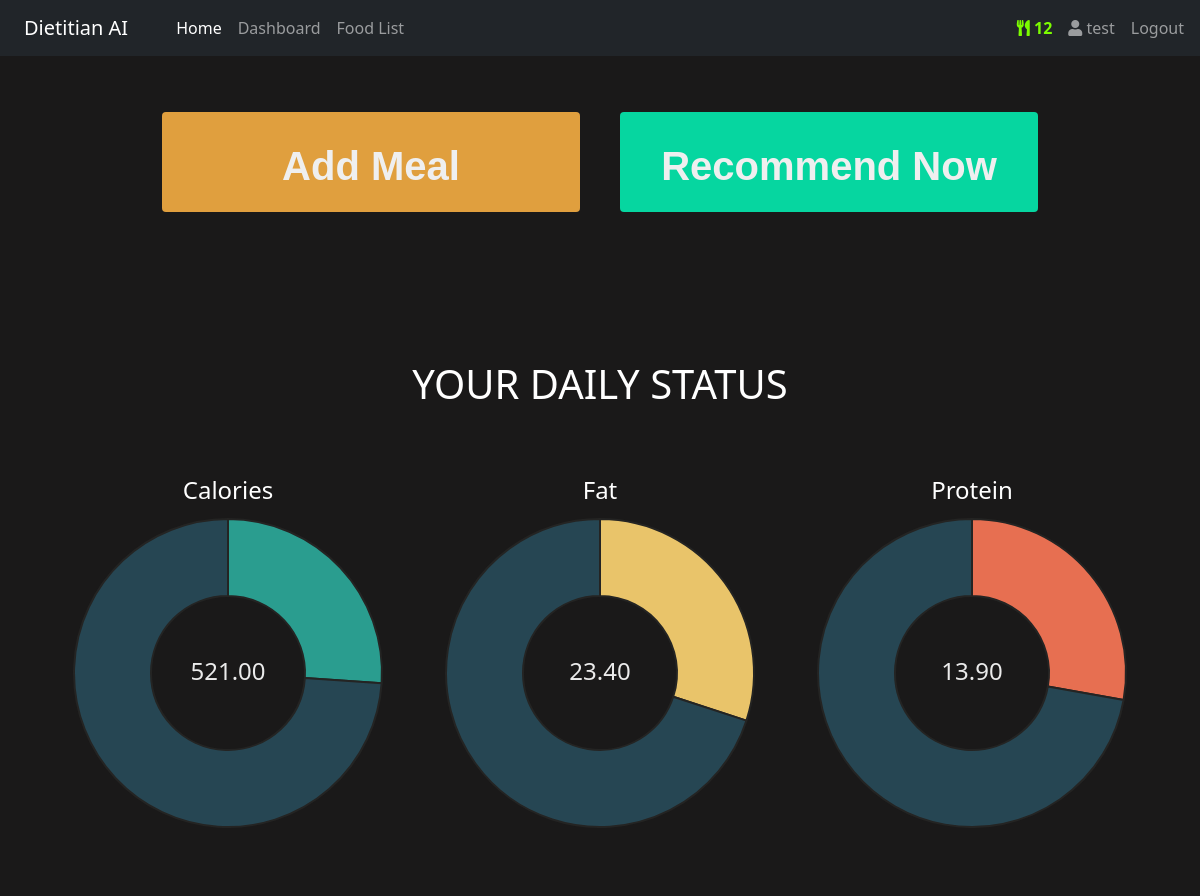
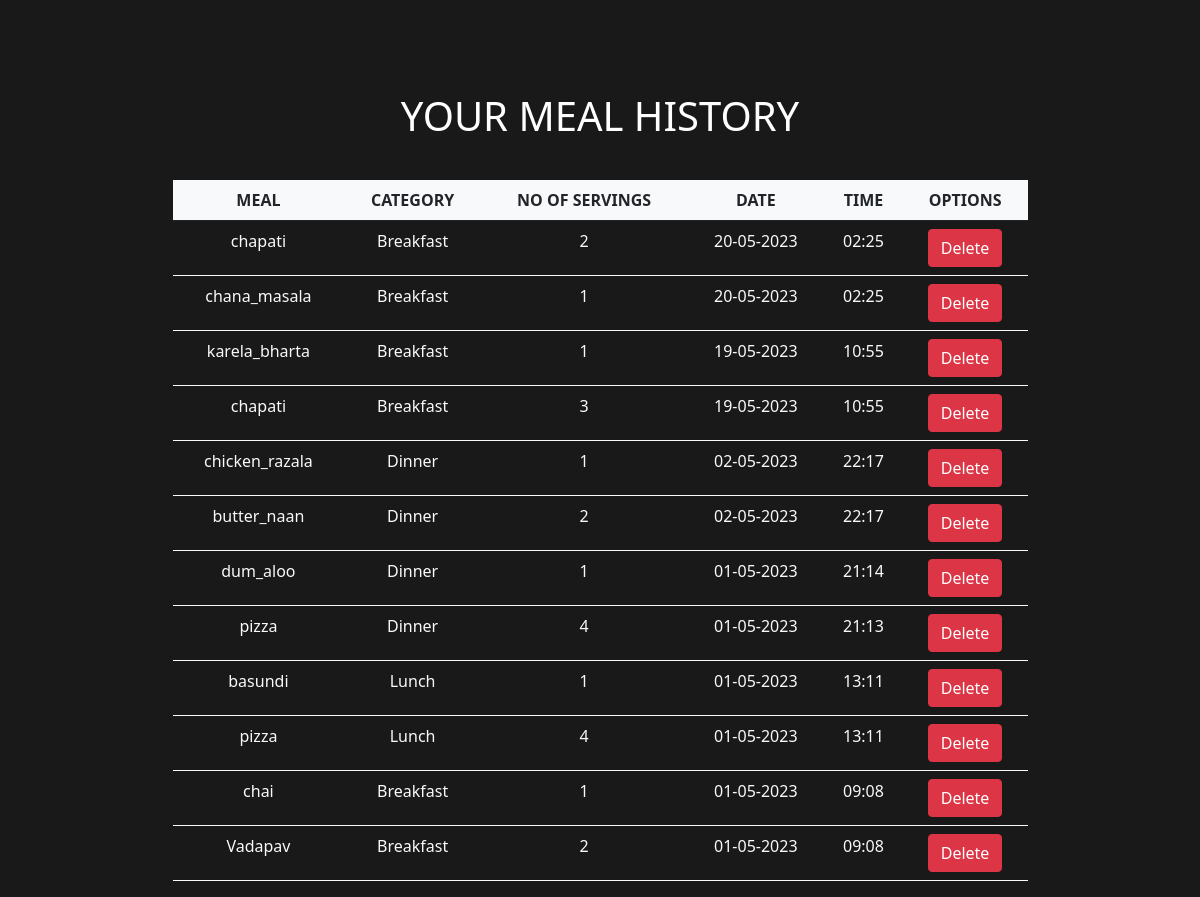
The app's page /market (signed in) with its own data (2 pictures, top to bottom).
### market/models.py (models this page shows, shortened)
class User(db.Model, UserMixin):
    id=db.Column(db.Integer(), primary_key=True)
    username = db.Column(db.String(length=30), nullable=False, unique=True)
    email_address= db.Column(db.String(length=50), nullable=False, unique=True)
    password_hash = db.Column(db.String(length=60), nullable=False)
    age = db.Column(db.Integer(), nullable=False)
    height = db.Column(db.Integer(), nullable=False)
    weight = db.Column(db.Integer(), nullable=False)
    activity = db.Column(db.String(), nullable=False)
    gender = db.Column(db.String(), nullable=False)
    budget = db.Column(db.Integer(), nullable=False, default=0)
    items = db.relationship('Item', backref='owned_user', lazy=True)
    imgs = db.relationship('Upload', backref='owned_user', lazy=True)
    @property
    def password(self):
        return self.password

class Item(db.Model):
    id=db.Column(db.Integer(), primary_key=True)
    name= db.Column(db.String(length=30), nullable=False)
    datetime_posted= db.Column(db.DateTime, nullable=False, default=datetime.now())
    mealType= db.Column(db.String,nullable=False)
    servings = db.Column(db.Integer(),nullable=False)
    owner= db.Column(db.Integer(), db.ForeignKey('user.id'))

### market/routes.py (the view)
@app.route("/market")
@login_required
def food_page():
    count = Item.query.filter_by(owner=current_user.id).count()
    items = Item.query.filter_by(owner=current_user.id).order_by(desc(Item.datetime_posted)).all()
    nutrientChart = Stats.query.filter_by(owner=current_user.id).first()
    if nutrientChart is None:
        chartCon = [0,0,0]
    else:
        chartCon = [nutrientChart.Calories,nutrientChart.Total_Fat, nutrientChart.Protein]  #list
    NutrientChartReq = golbal_Nutrient_values()
    chartReq = [NutrientChartReq['Calories'],NutrientChartReq['Total_Fat'],NutrientChartReq['Protein']]
    stats_daily=Stats.query.filter(Stats.owner==current_user.id,Stats.name=='daily_values')
    foods_today_obj = Item.query.filter(func.date(Item.datetime_posted)==date.today(), Item.owner==current_user.id).all()
    daily_values_list=update_stats(stats_daily,foods_today_obj,'daily_values')
    stats_weekly=Stats.query.filter(Stats.owner==current_user.id,Stats.name=='weekly_values')
    current_week_number = datetime.now().isocalendar()[1]
    records = Item.query.filter(db.extract('week', Item.datetime_posted) == current_week_number,Item.owner==current_user.id).all()
    weekly_values_list=update_stats(stats_weekly,records,'weekly_values')
    stats_monthly=Stats.query.filter(Stats.owner==current_user.id,Stats.name=='monthly_values')
    current_month_number = datetime.now().month
    records = Item.query.filter(db.extract('month', Item.datetime_posted) == current_month_number,Item.owner==current_user.id).all()
    monthly_values_list=update_stats(stats_monthly,records,'monthly_values')
    serving_ext={}
    return render_template('market.html', items=items, chartCons=chartCon, chartReqs=chartReq, count=count, serving_ext=serving_ext,
                           daily_values_list=daily_values_list,weekly_values_list=weekly_values_list,monthly_values_list=monthly_values_list)

### market/globalUtility.py (called while the page is built)
def golbal_Nutrient_values():
    global_daily_values = {
        "Calories":2000,
        "Total_Fat":78,
        "Cholesterol":0.3,
        "Sodium":2.3,
        "Potassium":4.7,
        "Total_Carbohydrates":275,
        "Protein":50,
        "Calcium":1.4,
        "Iron":0.018
    }
    return global_daily_values

def update_stats(stats,foods_today_obj,stats_type):
        if stats.first() is None:
            stat_default = Stats(name=stats_type,Calories=0, Total_Fat=0, Cholesterol=0, Sodium=0, Potassium=0,
                                Total_Carbohydrates=0, Protein=0, Calcium=0, Iron=0, owner=current_user.id)
            db.session.add(stat_default)
            db.session.commit()
        values_list = recomend.update_stats(foods_today_obj)
        stats.first().update_daily_value(values_list)
        return values_list

### market/models.py (called while the page is built)
@login_manager.user_loader
def load_user(user_id):
    return User.query.get(int(user_id))

    def update_daily_value(self,daily_values_list):
        self.Calories=daily_values_list[0]
        self.Total_Fat=daily_values_list[1]
        self.Cholesterol=daily_values_list[2]
        self.Sodium=daily_values_list[3]
        self.Potassium=daily_values_list[4]
        self.Total_Carbohydrates=daily_values_list[5]
        self.Protein=daily_values_list[6]
        self.Calcium=daily_values_list[7]
        self.Iron=daily_values_list[8]
        db.session.commit()

### market/recomend.py (called while the page is built)
def update_stats(foods_today_obj):
    dv=[0,0,0,0,0,0,0,0,0]
    for food in foods_today_obj:
        for i,values in enumerate(df_status[food.name]):
            dv[i]+=values * food.servings
    return dv

### market/templates/market.html (shortened to what this page needs)
{% extends 'base.html' %} {% block title %} Dashboard {% endblock %}
{% block content %}
<div class="container-fluid pt-2 w-75">
  <div class="row mt-5" style="height:200px;">
    <div class="col-md-6 text-center">
      <a href="{{url_for('addmeal_page')}}" class="main-buttons text-decoration-none">
        <div class="section section-one pt-4 rounded me-2 fs-1 fw-bolder">Add Meal</div>
      </a>
    </div>
    <div class="col-md-6 text-center">
      <a href="{{url_for('result_page')}}" class="main-buttons text-decoration-none">
        <div class="section section-two pt-4 rounded ms-2 fs-1 fw-bolder">Recommend Now</div>
      </a>
    </div>
  </div>
</div>
<div class="doughnut py-5">
  <div class="container text-center">
    <div class="row">
        <div class="col-md-12 mb-2 mx-auto">
          <h1 class="h1-chart">YOUR DAILY STATUS</h1>
        </div>
    </div>
  </div>
  <div class="container d-flex dchart-body py-5">
    <div class="Chartbox col-md-4 text-center">
      <div class="ChartCenter">{{ '%0.2f'| format(chartCons[0]|float)}}</div>
      <span class="fs-4">Calories</span>
      <div class="dchart"><canvas id="caloriesChart"></canvas></div>
    </div>
    <div class="Chartbox col-md-4 text-center">
      <div class="ChartCenter">{{'%0.2f'| format(chartCons[1]|float)}}</div>
      <span class="fs-4">Fat</span>
      <div class="dchart"><canvas id="fatChart"></canvas></div>
    </div>
    <div class="Chartbox col-md-4 text-center">
      <div class="ChartCenter">{{'%0.2f'| format(chartCons[2]|float)}}</div>
      <span class="fs-4">Protein</span>
      <div class="dchart"><canvas id="proteinChart"></canvas></div>
    </div>
  </div>
</div>
<div class="container text-center pt-5 ">
  <div class="row">
      <div class="col-md-12 py-3 ">
        <h1>YOUR MEAL HISTORY</h1>
      </div>
  </div>
  <div class="row">
      <table class="table table-hover border-bottom border-light w-75 mt-3 mx-auto">
        <thead class="bg-light text-dark">
          <tr>
            <th scope="col">MEAL</th>
            <th scope="col">CATEGORY</th>
            <th scope="col">NO OF SERVINGS</th>
            <th scope="col">DATE</th>
            <th scope="col">TIME</th>
            <th scope="col">OPTIONS</th>
          </tr>
        </thead>
        <tbody>
          {% for item in items %}
          <tr>
            <td class="text-light">{{item.name}}</td>
            <td class="text-light">{{item.mealType}}</td>
            <td class="text-light">{{item.servings}}</td>
            <td class="text-light">{{item.datetime_posted.strftime("%d-%m-%Y")}}</td>
            <td class="text-light">{{item.datetime_posted.strftime("%H:%M")}}</td>
            <td>
              <form action="{{ url_for('delete_item', item_id=item.id) }}" method="post">
                <button type="submit" class="btn btn-danger">Delete</button>
              </form>
            </td>
          </tr>
          {% endfor %}
        </tbody>
      </table>
  </div>
</div>
<script type="text/javascript">
    // Show modal when page loads
    // for dounaught chart
    let Con = {{chartCons}};
    let Req = {{chartReqs}};
    let perCon = []
    let perReq = []
    console.log(Con,Req)
    var options = {
      responsive: true,
      maintainAspectRatio: false,
      cutoutPercentage: 50,
      title: {
        display: true,
        text: 'My Doughnut Chart'
      },
    };
    const data1 = {
      datasets: [{
        label: 'Amount',
        data: [Con[0],Req[0]-Con[0]],
        borderColor: 'rgb(36, 36, 35)',
        backgroundColor: [
          '#2a9d8f',
          '#264653'
        ],
        hoverOffset: 4
      }]
    };
    if (data1.datasets[0].data[0] > Req[0]) {
      // Set the second data value 0
      data1.datasets[0].data[1] = 0;
    }
    const data2 = {
      datasets: [{
        label: 'Amount',
        data: [Con[1],Req[1]-Con[1]],
        borderColor: 'rgb(36, 36, 35)',
        backgroundColor: [
          '#e9c46a',
          '#264653'
        ],
        hoverOffset: 4
      }]
    };
    if (data2.datasets[0].data[0] > Req[1]) {
      // Set the second data value 0
      data2.datasets[0].data[1] = 0;
    }
    const data3 = {
      datasets: [{
        label: 'Amount',
        data: [Con[2],Req[2]-Con[2]],
        borderColor: 'rgb(36, 36, 35)',
        backgroundColor: [
          '#e76f51',
          '#264653'
        ],
        hoverOffset: 4
      }]
    };
    if (data3.datasets[0].data[0] > Req[2]) {
      // Set the second data value 0
      data3.datasets[0].data[1] = 0;
    }
    var ctx1 = document.getElementById("caloriesChart").getContext("2d");
    var myChart1 = new Chart(ctx1, {
      type: 'doughnut',
      data: data1,
      options: options
    });
    var ctx2 = document.getElementById("fatChart").getContext("2d");
    var myChart2 = new Chart(ctx2, {
      type: 'doughnut',
      data: data2,
      options: options
    });
    var ctx3 = document.getElementById("proteinChart").getContext("2d");
    var myChart3 = new Chart(ctx3, {
      type: 'doughnut',
      data: data3,
      options: options
    });
</script>
{% endblock %}

### market/templates/base.html (shortened to what this page needs)
<!DOCTYPE html>
<html lang="en">
  <head>
    <link href="https://cdn.jsdelivr.net/npm/bootstrap@5.0.2/dist/css/bootstrap.min.css" rel="stylesheet"
>
    <link rel="stylesheet" href="https://cdnjs.cloudflare.com/ajax/libs/font-awesome/5.9.0/css/all.min.css"
 />
    <link rel="stylesheet"  href="{{ url_for('static', filename='style.css') }}">
  </head>
  <body>
    <div class="contents">
    <nav class="navbar sticky-top navbar-expand-lg navbar-dark bg-dark">
      <a class="navbar-brand ms-4" href="{{url_for('home_page')}}">Dietitian AI</a>
      <div class="collapse navbar-collapse" id="navbarNav">
        <ul class="navbar-nav me-auto mb-2 mb-lg-0 ps-4">
          <li class="nav-item">
            <a class="nav-link active" href="{{url_for('home_page')}}"
              >Home <span class="sr-only">(current)</span></a
            >
          </li>
          <li class="nav-item">
            <a class="nav-link" href="{{url_for('food_page')}}">Dashboard</a>
          </li>
          <li class="nav-item">
            <a class="nav-link" href="{{url_for('mealList_page')}}">Food List</a>
          </li>
        </ul>
        {% if current_user.is_authenticated %}
          <ul class="navbar-nav me-2 ps-4">
            <li class="nav-item">
              <a class="nav-link" style="color:lawngreen; font-weight: bold">
                <i class="fas fa-solid fa-utensils"></i>
                {{ count }}
              </a>
            </li>
            <li class="nav-item">
              <a class="nav-link" href="{{url_for('profile_page')}}"  ><i class="fas fa-solid fa-user"></i> {{ current_user.username}}</a>
            </li>
            <li class="nav-item">
              <a class="nav-link" href="{{url_for('logout_page')}}">Logout</a>
            </li>
          </ul>
        {% endif %}
      </div>
    </nav>
    {% block content %} {% endblock %}
  </div>
  </body>
</html>

### market/static/style.css (style rules this page uses)
body { background-color: #1a1919; color: white; }
a { text-decoration: none; }
.navbar { z-index: 1000; }
.dchart { height: 40vh; }
.Chartbox { position: relative; }
.ChartCenter { position: absolute; top: 56%; left: 50%; transform: translate(-50%, -50%); text-align: center; color: #ebebeb; z-index:-1; font-size: 1.5rem; }
ul { list-style-type: none; padding: 0; margin: 0; color: red; }
.section { font-size: 2.7rem; font-family: Arial, Helvetica, sans-serif; font-weight: bold; height:100px; color: #efefef; }
.section-one { background-color:#e09f3e; }
.section-two { background-color: #06d6a0; }

### records on screen
User: username "test"
Item: name "chapati", mealType "Breakfast", servings "2", datetime_posted "20-05-2023", datetime_posted "02:25"
Item: name "chana_masala", mealType "Breakfast", servings "1", datetime_posted "20-05-2023", datetime_posted "02:25"
Item: name "karela_bharta", mealType "Breakfast", servings "1", datetime_posted "19-05-2023", datetime_posted "10:55"
Item: name "chapati", mealType "Breakfast", servings "3", datetime_posted "19-05-2023", datetime_posted "10:55"
Item: name "chicken_razala", mealType "Dinner", servings "1", datetime_posted "02-05-2023", datetime_posted "22:17"
Item: name "butter_naan", mealType "Dinner", servings "2", datetime_posted "02-05-2023", datetime_posted "22:17"
Item: name "dum_aloo", mealType "Dinner", servings "1", datetime_posted "01-05-2023", datetime_posted "21:14"
Item: name "pizza", mealType "Dinner", servings "4", datetime_posted "01-05-2023", datetime_posted "21:13"
Item: name "basundi", mealType "Lunch", servings "1", datetime_posted "01-05-2023", datetime_posted "13:11"
Item: name "pizza", mealType "Lunch", servings "4", datetime_posted "01-05-2023", datetime_posted "13:11"
Item: name "chai", mealType "Breakfast", servings "1", datetime_posted "01-05-2023", datetime_posted "09:08"
Item: name "Vadapav", mealType "Breakfast", servings "2", datetime_posted "01-05-2023", datetime_posted "09:08"

### other values on screen
{{ count }} "12"
chart data {{ chartCons }} [521, 23.4, 13.9]
chart data {{ chartReqs }} [2000, 78, 50]
